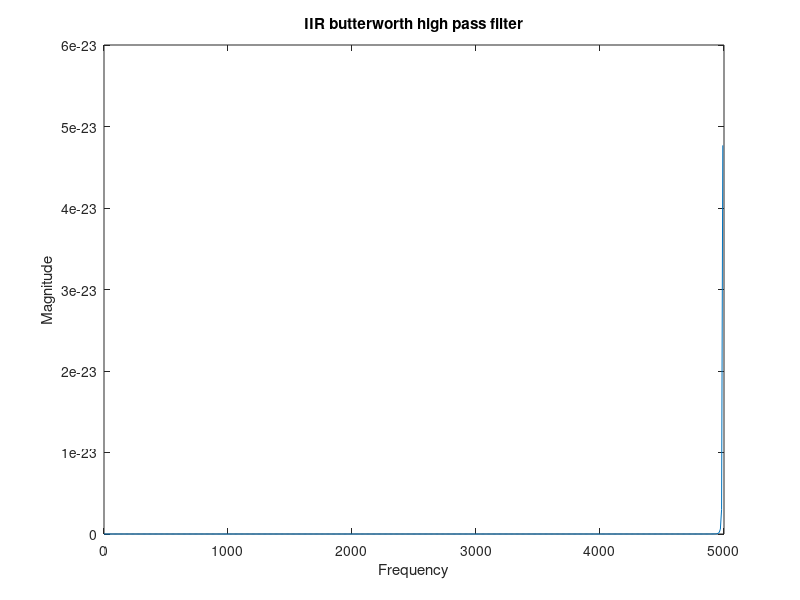

The MATLAB source for this figure: (Note: this script raises an error after producing the figure.)
%Design an IIR Butterworth high-pass filter, given the following specifications. Also plot the frequency response. Specifications: rp = 10dB, rs = 40dB, fp = 3000Hz and fs = 1000Hz. Take sampling frequency as 10kHz.
clc;
clear all;
fs=1000
fp=3000
rp=10
rs=40
fsample=10000
wp=2*pi*fp;
ws=2*pi*fs;
[N, Wc]=buttord(wp,ws,rp,rs,'s')
[z,p,k] = butter(N,Wc,'high','s');
[zd,pd,kd] = bilinear(z,p,k,fsample)
[b,a] = zp2tf(zd,pd,kd)
[hb,wb] = freqz(b,a);
figure
plot(wb*fsample/(2*pi),abs(hb))
title('IIR butterworth high pass filter')
xlabel('Frequency')
ylabel('Magnitude')
 
hpFilt = designfilt('highpassiir','StopbandFrequency',0.1,'PassbandFrequency',0.3,'PassbandRipple',10,'SampleRate',10000);
zplane(hpFilt)
